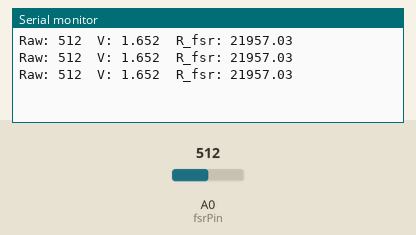
Bench run of a sketch on a simulated Arduino Uno, built with avr-gcc and run on an emulated ATmega328P. Shown: the last lines printed to the serial monitor. The inputs (shaded band) are chosen by the test bench; at power-on: A0 (fsrPin) = 512.

Above: at 1.3 s.
1.4 s: A0 (fsrPin) set to 716
At 1.9 s:
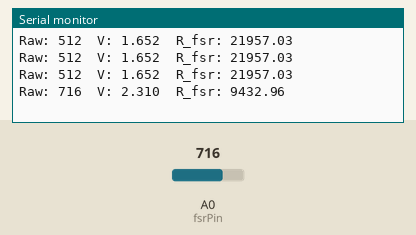
2.9 s: A0 (fsrPin) set to 900
At 3.4 s:
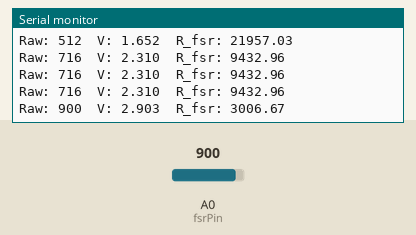
Timing chart, 0 to 5.9 s (numbered marks = the images above; inputs shaded):
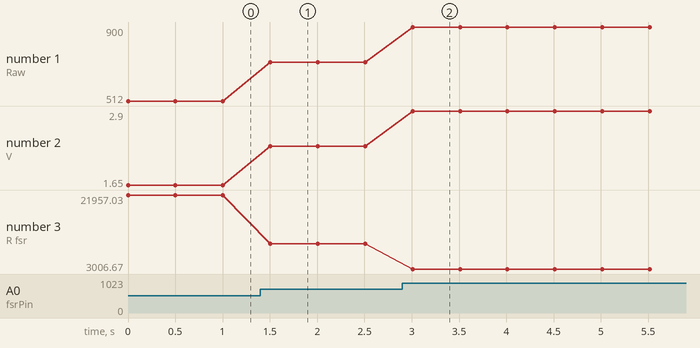

Measured:
- after the input at 1.4 s, the serial monitor: prints a new line after 0.10 s (image 1)
- after the input at 2.9 s, the serial monitor: prints a new line after 0.11 s (image 2)
- plotted number 1: 512 → 716 after the input at 1.4 s, 716 → 900 after the input at 2.9 s
- plotted number 2: 1.65 → 2.31 after the input at 1.4 s, 2.31 → 2.9 after the input at 2.9 s
- plotted number 3: 21957.03 → 9432.96 after the input at 1.4 s, 9432.96 → 3006.67 after the input at 2.9 s

The sketch:

sketch_jun12c.ino
```cpp
const int fsrPin = A0;
const float Vcc = 3.3;
const float Rfixed = 22000.0;  // 22kΩ

void setup() {
  Serial.begin(9600);
}

void loop() {
  int raw = analogRead(fsrPin);
  float Vfsr = raw * (Vcc / 1023.0);

  if (Vfsr == 0) Vfsr = 0.001;  // Avoid divide-by-zero

  float Rfsr = (Vcc - Vfsr) / Vfsr * Rfixed;

  Serial.print("Raw: ");
  Serial.print(raw);
  Serial.print("  V: ");
  Serial.print(Vfsr, 3);
  Serial.print("  R_fsr: ");
  Serial.println(Rfsr);

  delay(500);
}
```
